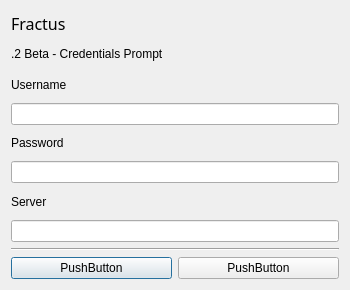
<?xml version="1.0" encoding="UTF-8"?>
<ui version="4.0">
 <class>Dialog</class>
 <widget class="QDialog" name="Dialog">
  <property name="geometry">
   <rect>
    <x>0</x>
    <y>0</y>
    <width>350</width>
    <height>290</height>
   </rect>
  </property>
  <property name="minimumSize">
   <size>
    <width>350</width>
    <height>0</height>
   </size>
  </property>
  <property name="windowTitle">
   <string>Fractus Login</string>
  </property>
  <layout class="QVBoxLayout" name="verticalLayout">
   <item>
    <widget class="QLabel" name="label_4">
     <property name="font">
      <font>
       <family>Vemana2000</family>
       <pointsize>12</pointsize>
      </font>
     </property>
     <property name="text">
      <string>Fractus</string>
     </property>
    </widget>
   </item>
   <item>
    <widget class="QLabel" name="label_5">
     <property name="text">
      <string>.2 Beta - Credentials Prompt</string>
     </property>
    </widget>
   </item>
   <item>
    <widget class="QLabel" name="label">
     <property name="text">
      <string>Username</string>
     </property>
    </widget>
   </item>
   <item>
    <widget class="QLineEdit" name="lineEdit"/>
   </item>
   <item>
    <widget class="QLabel" name="label_2">
     <property name="text">
      <string>Password</string>
     </property>
    </widget>
   </item>
   <item>
    <widget class="QLineEdit" name="lineEdit_2"/>
   </item>
   <item>
    <widget class="QLabel" name="label_3">
     <property name="text">
      <string>Server</string>
     </property>
    </widget>
   </item>
   <item>
    <widget class="QLineEdit" name="lineEdit_3"/>
   </item>
   <item>
    <widget class="Line" name="line">
     <property name="orientation">
      <enum>Qt::Horizontal</enum>
     </property>
    </widget>
   </item>
   <item>
    <layout class="QHBoxLayout" name="horizontalLayout">
     <item>
      <widget class="QPushButton" name="pushButton_2">
       <property name="text">
        <string>PushButton</string>
       </property>
      </widget>
     </item>
     <item>
      <widget class="QPushButton" name="pushButton">
       <property name="text">
        <string>PushButton</string>
       </property>
      </widget>
     </item>
    </layout>
   </item>
  </layout>
 </widget>
 <resources/>
 <connections/>
</ui>
